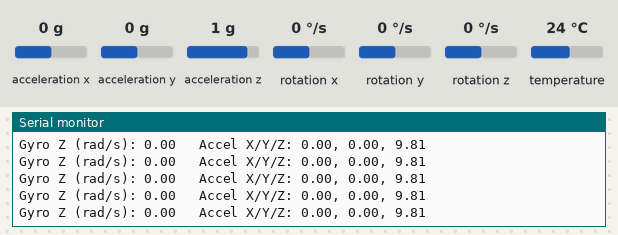
This program was run on a simulated ESP32-S3. Shown: the last lines printed to the serial monitor. The inputs (shaded band) are chosen by the test bench; at power-on: acceleration x 0 g, acceleration y 0 g, acceleration z 1 g, rotation z 0 °/s, rotation x 0 °/s, rotation y 0 °/s, temperature 24 °C.

Above: at 3.2 s.
3.3 s: acceleration x set to -1.4 g
At 3.34 s:
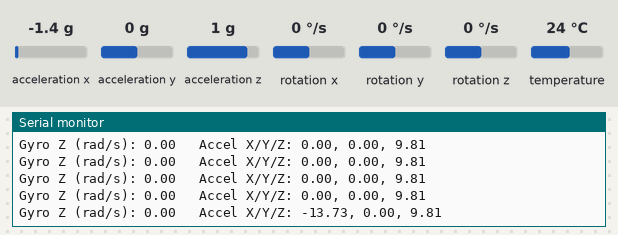
4.8 s: acceleration y set to -1.4 g
At 4.88 s:
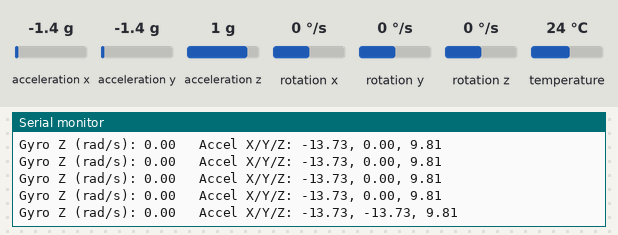
6.3 s: acceleration z set to -1.4 g
At 6.31 s:
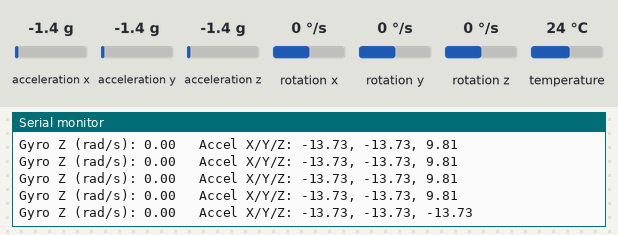
7.8 s: rotation z set to -192 °/s
At 7.85 s:
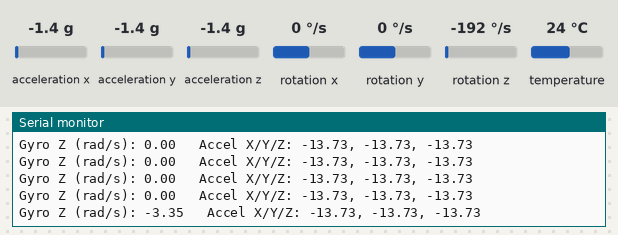

Measured:
- after the input at 3.3 s, the serial monitor: prints a new line at once (image 1)
- after the input at 4.8 s, the serial monitor: prints a new line after 0.07 s (image 2)
- after the input at 6.3 s, the serial monitor: prints a new line at once (image 3)
- after the input at 7.8 s, the serial monitor: prints a new line after 0.05 s (image 4)

The program:

main.cpp
```cpp
#include <Arduino.h>

#include <Adafruit_MPU6050.h>
#include <Adafruit_Sensor.h>
#include <Wire.h>

// -------------------- IMU ---------------------------------
// IMU
constexpr int PIN_I2C_IMU_SDA{47};
constexpr int PIN_I2C_IMU_SCL{48};

Adafruit_MPU6050 mpu;

void setup() {

  Serial.begin(115200);

  Wire.begin(PIN_I2C_IMU_SDA, PIN_I2C_IMU_SCL);

  if (!mpu.begin()) {
    Serial.println("MPU6050 not found — check wiring/address");
    while (1) {
      delay(1000);
    }
  }

  delay(2000);

  Serial.println("MPU6050 found!");

  mpu.setAccelerometerRange(MPU6050_RANGE_2_G);
  mpu.setGyroRange(MPU6050_RANGE_500_DEG);
  mpu.setFilterBandwidth(MPU6050_BAND_21_HZ);
}

void loop() {
  sensors_event_t accel, gyro, temp;
  mpu.getEvent(&accel, &gyro, &temp);

  Serial.print("Gyro Z (rad/s): ");
  Serial.print(gyro.gyro.z);
  Serial.print("   Accel X/Y/Z: ");
  Serial.print(accel.acceleration.x);
  Serial.print(", ");
  Serial.print(accel.acceleration.y);
  Serial.print(", ");
  Serial.println(accel.acceleration.z);

  delay(100);
  }
```
